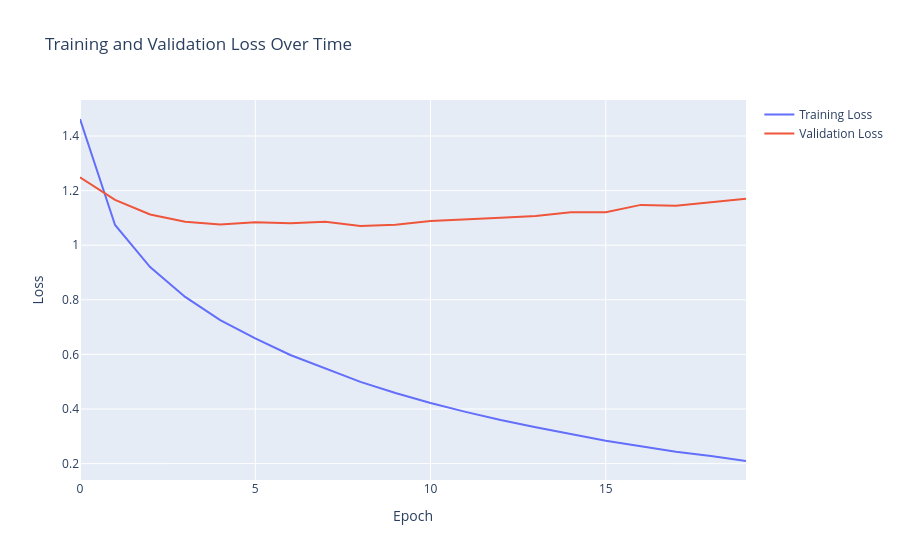

Notebook cell for this chart:
### Markdown cell above
## Transfer learning: pretrained VGG16 features (frozen) + new Linear classifier

### Code cell
train_model(model, optimizer, num_epochs=20, checkpoint_path='galaxy_classifier.pth')
evaluate_model(model, 'galaxy_classifier.pth')

### Figure 1 — Plotly figure (JSON) as saved in the notebook; plotly's stock layout.template omitted (floating-point values rounded to 4 significant figures)
{"data": [{"mode": "lines", "name": "Training Loss", "type": "scatter", "x": [0, 1, 2, 3, 4, 5, 6, 7, 8, 9, 10, 11, 12, 13, 14, 15, 16, 17, 18, 19], "y": [1.462, 1.074, 0.9201, 0.8106, 0.7258, 0.6588, 0.5978, 0.5472, 0.4993, 0.4589, 0.4221, 0.3895, 0.3599, 0.3334, 0.3081, 0.2834, 0.2637, 0.2436, 0.2276, 0.2096]}, {"mode": "lines", "name": "Validation Loss", "type": "scatter", "x": [0, 1, 2, 3, 4, 5, 6, 7, 8, 9, 10, 11, 12, 13, 14, 15, 16, 17, 18, 19], "y": [1.249, 1.166, 1.113, 1.086, 1.076, 1.084, 1.081, 1.086, 1.07, 1.075, 1.089, 1.094, 1.101, 1.107, 1.121, 1.121, 1.148, 1.144, 1.158, 1.171]}], "layout": {"title": {"text": "Training and Validation Loss Over Time"}, "xaxis": {"title": {"text": "Epoch"}}, "yaxis": {"title": {"text": "Loss"}}}}
